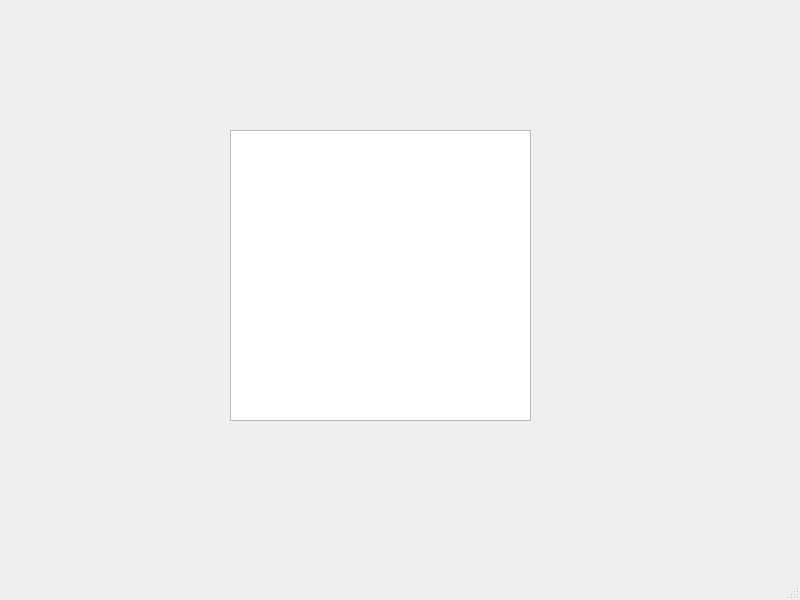
<?xml version="1.0" encoding="UTF-8"?>
<ui version="4.0">
 <class>MainWindow</class>
 <widget class="QMainWindow" name="MainWindow">
  <property name="geometry">
   <rect>
    <x>0</x>
    <y>0</y>
    <width>800</width>
    <height>600</height>
   </rect>
  </property>
  <property name="windowTitle">
   <string>MainWindow</string>
  </property>
  <widget class="QWidget" name="centralwidget">
   <widget class="QTextEdit" name="textEdit">
    <property name="geometry">
     <rect>
      <x>230</x>
      <y>130</y>
      <width>301</width>
      <height>291</height>
     </rect>
    </property>
   </widget>
  </widget>
  <widget class="QMenuBar" name="menubar">
   <property name="geometry">
    <rect>
     <x>0</x>
     <y>0</y>
     <width>800</width>
     <height>21</height>
    </rect>
   </property>
  </widget>
  <widget class="QStatusBar" name="statusbar"/>
 </widget>
 <resources/>
 <connections/>
</ui>
